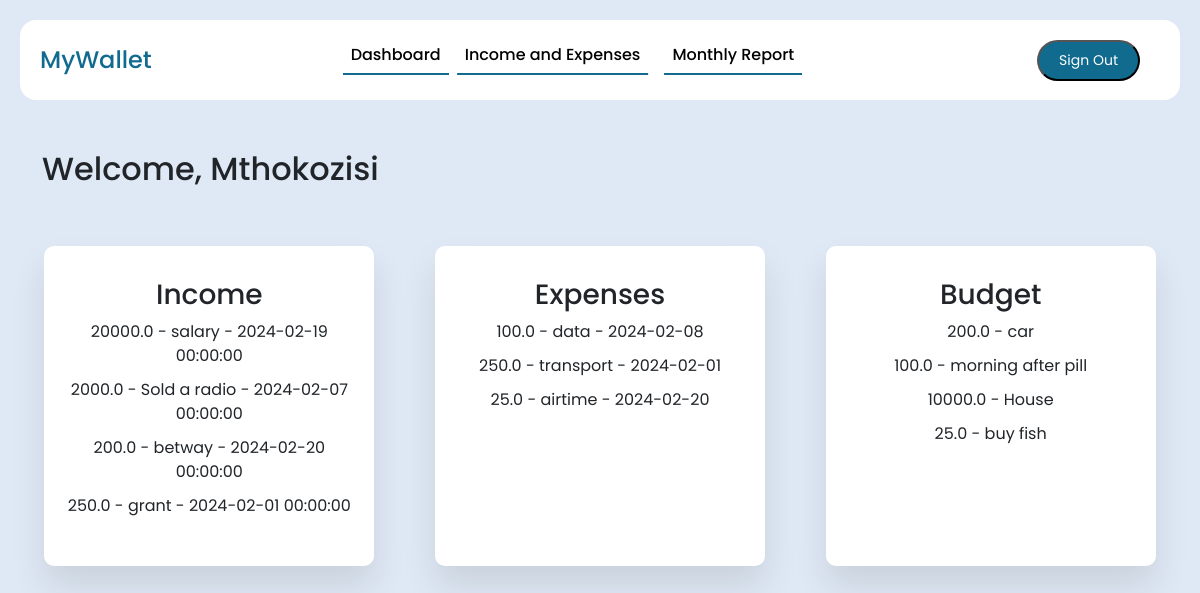
Page / (signed in) on the earlier database version.
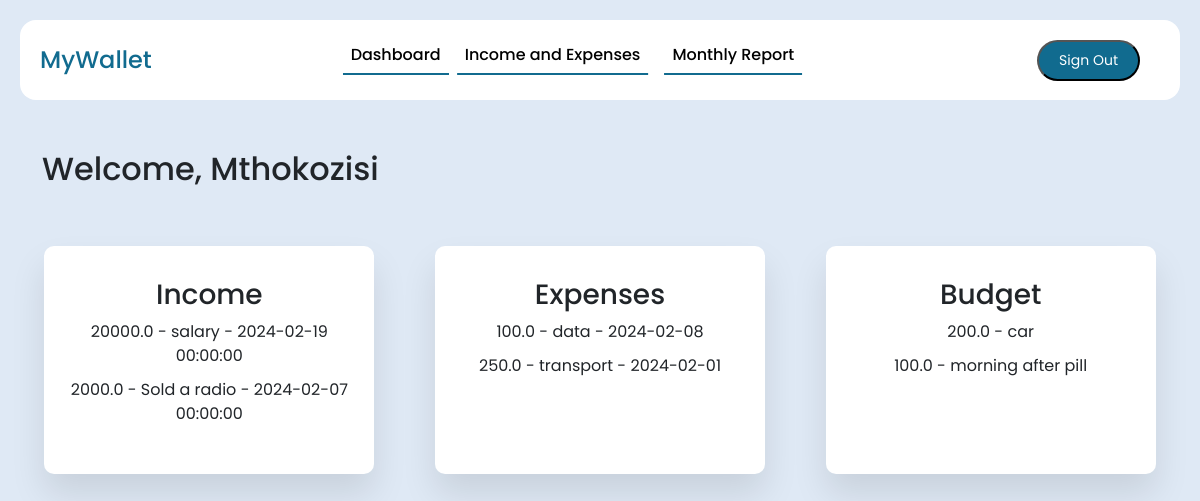
Same page on the later database version.
### website/models.py (models this page shows, shortened)
class User(db.Model, UserMixin):
    id = db.Column(db.Integer, primary_key=True)
    email = db.Column(db.String(150), unique=True, nullable=False)
    first_name = db.Column(db.String(150), unique=True, nullable=False)
    password = db.Column(db.String(150), nullable=False)
    income_entries = db.relationship('Income', backref='user', lazy=True)
    expense_entries = db.relationship('Expense', backref='user', lazy=True)
    budget_entries = db.relationship('Budget', backref='user', lazy=True)

class Income(db.Model):
    id = db.Column(db.Integer, primary_key=True)
    amount = db.Column(db.Float, nullable=False)
    date = db.Column(db.DateTime(timezone=True),default=func.now())
    category = db.Column(db.String(50), nullable=False)
    user_id = db.Column(db.Integer, db.ForeignKey('user.id'), nullable=False)

class Expense(db.Model):
    id = db.Column(db.Integer, primary_key=True)
    amount = db.Column(db.Float, nullable=False)
    date = db.Column(db.Date, nullable=False)
    category = db.Column(db.String(50), nullable=False)
    user_id = db.Column(db.Integer, db.ForeignKey('user.id'),nullable=False)

class Budget(db.Model):
    id = db.Column(db.Integer, primary_key=True)
    category = db.Column(db.String(50), nullable=False)
    amount = db.Column(db.Float, nullable=False)
    user_id = db.Column(db.Integer, db.ForeignKey('user.id'),nullable=False)

### website/views.py (the view)
@views.route('/')
@login_required
def home():
    return render_template('home.html',user=current_user)

### website/__init__.py (called while the page is built)
def create_app():
    app = Flask(__name__)
    app.config['SECRET_KEY'] = 'the secret key'
    app.config['SQLALCHEMY_DATABASE_URI'] = f'sqlite:///{DB_NAME}'
    db.init_app(app)
    from .views import views
    from .auth import auth
    from .models import User
    app.register_blueprint(views, url_prefix='/')
    app.register_blueprint(auth, url_prefix='/')
    login_manager = LoginManager()
    login_manager.login_view= 'auth.sign_in'  # type: ignore
    login_manager.init_app(app)
    @login_manager.user_loader
    def load_user(id):
        return User.query.get(int(id))
    with app.app_context(): #can remove this line if don't solve problem
        create_database()
    return app

### website/templates/home.html (shortened to what this page needs)
<!DOCTYPE html>
<html lang="en">
  <head>
    <link
      href="https://cdn.jsdelivr.net/npm/bootstrap@5.3.2/dist/css/bootstrap.min.css"
      rel="stylesheet"
    />
    <link
      rel="stylesheet"
      type="text/css"
      href="{{ url_for('static', filename='styles.css') }}"
    />
    <link
      rel="stylesheet"
      type="text/css"
      href="{{ url_for('static', filename='home.css') }}"
    />
    <link
      rel="stylesheet"
      type="text/css"
      href="{{ url_for('static', filename='navbar.css') }}"
    />
  </head>
  <body>
    <header class="navbar-header">
      <nav class="navbar navbar-expand-lg fixed-top">
        <div class="container-fluid">
          <a class="navbar-brand me-auto" href="{{url_for('views.home')}}">MyWallet</a>
          <div
            class="offcanvas offcanvas-end"
            tabindex="-1"
            id="offcanvasNavbar"
            aria-labelledby="offcanvasNavbarLabel"
          >
            <div class="offcanvas-body">
              <ul class="navbar-nav justify-content-center flex-grow-1 pe-3">
                <li class="nav-item">
                  <a
                    class="nav-link active"
                    aria-current="page"
                    href="{{url_for('views.dashboard')}}"
                    >Dashboard</a
                  >
                </li>
                <li class="nav-item">
                  <a
                    class="nav-link active mx-lg-2"
                    aria-current="page"
                    href="{{url_for('views.income_expense')}}"
                    >Income and Expenses</a
                  >
                </li>
                <li class="nav-item">
                  <a
                    class="nav-link active mx-lg-2"
                    aria-current="page"
                    href="{{url_for('views.monthly_report')}}"
                    >Monthly Report</a
                  >
                </li>
              </ul>
            </div>
          </div>
          <a href="{{ url_for('auth.sign_out') }}"><button class="signout-button">Sign Out</button></a>
        </div>
      </nav>
    </header>
    <div class="container">
      <h2>Welcome, {{ user.first_name }}</h2>
    <div class="rex">
      <div class="wrapper">
        <h3>Income</h3>
        <ul>
          {% for income_entry in user.income_entries %}
          <li>
            {{ income_entry.amount }} - {{ income_entry.category }} - {{
            income_entry.date }}
          </li>
          {% endfor %}
        </ul>
      </div>
      <div class="wrapper">
        <h3>Expenses</h3>
        <ul>
          {% for expense_entry in user.expense_entries %}
          <li>
            {{ expense_entry.amount }} - {{ expense_entry.category }} - {{
            expense_entry.date }}
          </li>
          {% endfor %}
        </ul>
      </div>
      <div class="wrapper">
        <h3>Budget</h3>
        <ul>
          {% for budget_entry in user.budget_entries %}
          <li>{{ budget_entry.amount }} - {{ budget_entry.category }}</li>
          {% endfor %}
        </ul>
      </div>
    </div>
    </div>
  </body>
</html>

### website/static/styles.css (style rules this page uses)
* { font-family: 'Poppins', sans-serif; }
body { background-color: #dfe9f5; }
.container { margin-top: 150px; }
.wrapper { width: 330px; padding: 2rem 1rem; margin: 50px auto; background-color: #fff; border-radius: 10px; text-align: center; box-shadow: 0 20px 35px rgba(0, 0, 0, 0.1); }
.rex { display: flex; gap: 3.5em; }
a { color: rgb(17, 107, 143); text-decoration: none; }
button { background-color: rgb(17, 107, 143); color: #fff; font-size: 20px; font-weight: bold; margin: 20px; padding: 10px 20px; border-radius: 50px; text-decoration: none; transition: 0.3s background-color; }
ul { list-style-type: none; padding: 0; }
li { margin-bottom: 10px; }

### website/static/navbar.css (style rules this page uses)
.navbar { background-color: #fff; height: 80px; margin: 20px; border-radius: 16px; padding: 0.5rem; }
.navbar-brand { font-weight: 500; color: rgb(17, 107, 143); font-size: 24px ; transition: 0.3s color; }
.signout-button { font-size: 14px; font-weight: normal; padding: 8px 20px; }
.nav-link { color: #666777; font-weight: 500; position: relative; }
@media (min-width: 991px) { .nav-link::before { content: ""; position: absolute; bottom: 0; left: 50%; transform: translateX(-50%); height: 2px; width: 100%; background-color: rgb(17, 107, 143); visibility: hidden; transition: 0.3s ease-in-out; } }
@media (min-width: 991px) { .nav-link:hover::before, .nav-link.active::before { width: 100%; visibility: visible; } }

Differences in the rows shown:
no longer on this page (row edited): Income: amount "200.0", category "betway", date "2024-02-20 00:00:00"
no longer on this page (row edited): Income: amount "250.0", category "grant", date "2024-02-01 00:00:00"
no longer on this page (row edited): Expense: amount "25.0", category "airtime", date "2024-02-20"
removed Budget: amount "10000.0", category "House"
removed Budget: amount "25.0", category "buy fish"
